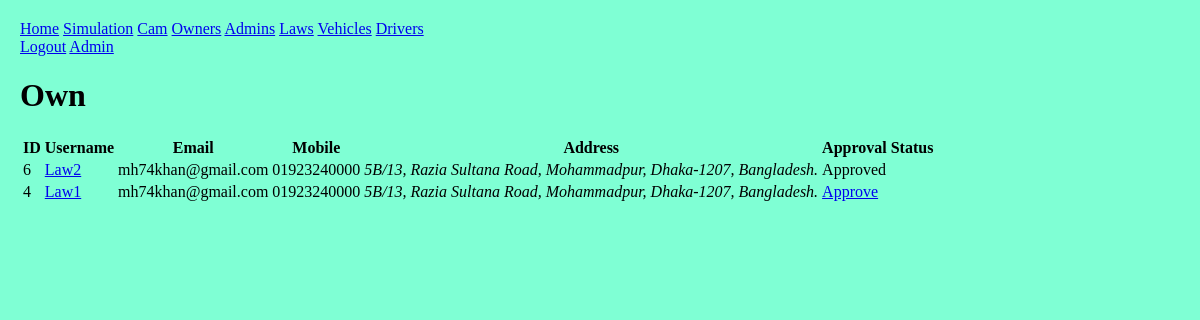
/front/laws/ (signed in), run on the app's committed database.
### front/models.py (models this page shows)
class Account(AbstractUser):
    address = models.TextField(max_length=200, default="5B/13, Razia Sultana Road, Mohammadpur, Dhaka-1207, Bangladesh.");
    phone = models.CharField(max_length=20, default="01923240000");
    approved = models.BooleanField(default=False);

### front/decorators.py (the view)
        def wrapper_func(req, *args, **kwargs):
            grp = {x.name for x in req.user.groups.all()};
            if not (bool(roles.intersection(grp)) ^ bool(grp)):
                return view_func(req, *args, **kwargs);
            else: return HttpResponse("""
                <h1>access denied</h1>
                <a href="/front/">home</a>
            """)

### front/views.py (called while the page is built)
@login_required(login_url="login")
@allowed_users({"law"})
def laws(req: HttpRequest):
    users = Account.objects.filter(groups__name__in=["law", "pending_law"]);
    context = {
        "nav": nav,
        "users": users,
    };
    return render(req, "laws.html", context);

### front/templates/laws.html (shortened to what this page needs)
{% extends 'base.html' %}
{% block content %}
    <h1>Own</h1>
    <table>
        <tr>
            <th>ID</th>
            <th>Username</th>
            <th>Email</th>
            <th>Mobile</th>
            <th>Address</th>
            <th>Approval Status</th>
        </tr>
        {% for user in users %}
        <tr>
            <td>{{user.id}}</td>
            <td><a href="{% url 'law' %}?pk={{user.id}}">{{user.username}}</a></td>
            <td>{{user.email}}</td>
            <td>{{user.phone}}</td>
            <td><Address>{{user.address}}</Address></td>
            <td>{% if user.approved %}
                Approved
            {% else %}
                {% if request.user.is_superuser %}
                    <a href="{% url 'approve' %}?type=law&amp;pk={{user.id}}">Approve</a>
                {% else %}
                    Pending
                {% endif %}
            {% endif %}</td>
        </tr>
        {% endfor %}
    </table>
{% endblock content %}

### static/front/style.css (style rules this page uses)
body { box-sizing: border-box; margin: 0; display: block; overflow: auto; padding: 20px; background-color: aquamarine; }
a, button, title { text-transform: capitalize; }

### data on the page
Account: id "6", username "Law2", email "mh74khan@gmail.com", phone "01923240000", address "5B/13, Razia Sultana Road, Mohammadpur, Dhaka-1207, Bangladesh.", approved "Approved"
Account: id "4", username "Law1", email "mh74khan@gmail.com", phone "01923240000", address "5B/13, Razia Sultana Road, Mohammadpur, Dhaka-1207, Bangladesh."

### other printed values
{{ nav.0 }} "Home"
{{ page }} "Simulation" "Cam" "Owners" "Admins" "Laws" "Vehicles" "Drivers"
